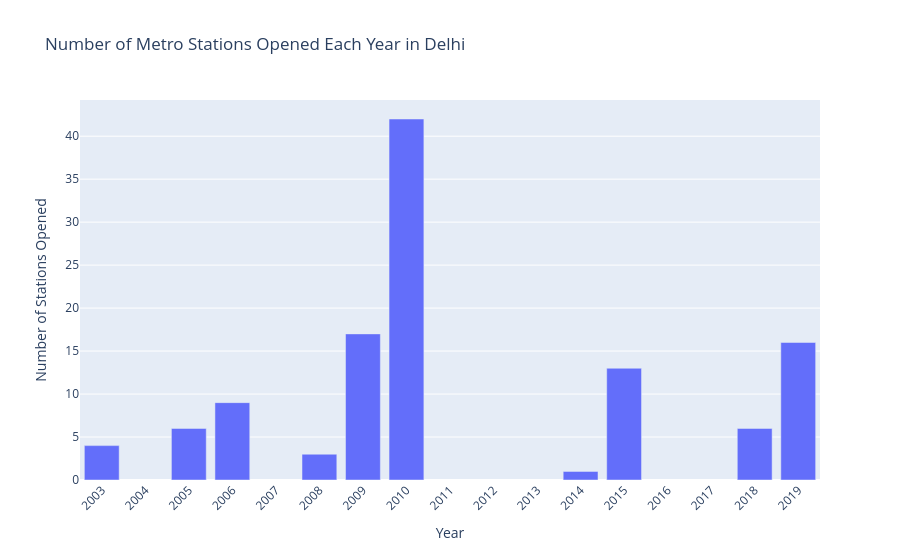

The cell this chart's notebook holds for it:
### Code cell
fig.update_layout(xaxis_tickangle=-45, xaxis=dict(tickmode='linear'),
                  yaxis=dict(title='Number of Stations Opened'),
                  xaxis_title="Year")

fig.show()

### Figure 1 — Plotly figure (JSON) as saved in the notebook; plotly's stock layout.template omitted (floating-point values rounded to 4 significant figures)
{"data": [{"hovertemplate": "Year=%{x}<br>Number of Stations Opened=%{y}<extra></extra>", "legendgroup": "", "marker": {"color": "#636efa", "pattern": {"shape": ""}}, "name": "", "orientation": "v", "showlegend": false, "textposition": "auto", "type": "bar", "x": [2003.0, 2005.0, 2006.0, 2008.0, 2009.0, 2010.0, 2014.0, 2015.0, 2018.0, 2019.0], "xaxis": "x", "y": [4, 6, 9, 3, 17, 42, 1, 13, 6, 16], "yaxis": "y"}], "layout": {"barmode": "relative", "legend": {"tracegroupgap": 0}, "title": {"text": "Number of Metro Stations Opened Each Year in Delhi"}, "xaxis": {"anchor": "y", "domain": [0, 1], "tickangle": -45, "tickmode": "linear", "title": {"text": "Year"}}, "yaxis": {"anchor": "x", "domain": [0, 1], "title": {"text": "Number of Stations Opened"}}}}
